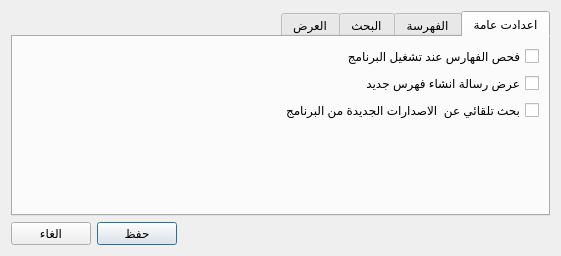
<?xml version="1.0" encoding="UTF-8"?>
<ui version="4.0">
 <class>SettingsDialog</class>
 <widget class="QDialog" name="SettingsDialog">
  <property name="geometry">
   <rect>
    <x>0</x>
    <y>0</y>
    <width>561</width>
    <height>256</height>
   </rect>
  </property>
  <property name="windowTitle">
   <string>اعدادت البحث</string>
  </property>
  <property name="layoutDirection">
   <enum>Qt::RightToLeft</enum>
  </property>
  <property name="locale">
   <locale language="Arabic" country="Morocco"/>
  </property>
  <layout class="QVBoxLayout" name="verticalLayout">
   <item>
    <widget class="QTabWidget" name="tabWidget">
     <property name="currentIndex">
      <number>0</number>
     </property>
     <widget class="QWidget" name="tab">
      <attribute name="title">
       <string>اعدادت عامة</string>
      </attribute>
      <layout class="QVBoxLayout" name="verticalLayout_3">
       <item>
        <widget class="QCheckBox" name="checkScanIndexes">
         <property name="text">
          <string>فحص الفهارس عند تشغيل البرنامج</string>
         </property>
        </widget>
       </item>
       <item>
        <widget class="QCheckBox" name="checkShowNewIndex">
         <property name="text">
          <string>عرض رسالة انشاء فهرس جديد</string>
         </property>
        </widget>
       </item>
       <item>
        <widget class="QCheckBox" name="checkAutoUpdate">
         <property name="text">
          <string>بحث تلقائي عن  الاصدارات الجديدة من البرنامج</string>
         </property>
        </widget>
       </item>
       <item>
        <spacer name="verticalSpacer">
         <property name="orientation">
          <enum>Qt::Vertical</enum>
         </property>
         <property name="sizeHint" stdset="0">
          <size>
           <width>20</width>
           <height>40</height>
          </size>
         </property>
        </spacer>
       </item>
      </layout>
     </widget>
     <widget class="QWidget" name="tab_4">
      <attribute name="title">
       <string>الفهرسة</string>
      </attribute>
      <layout class="QVBoxLayout" name="verticalLayout_7">
       <item>
        <widget class="QGroupBox" name="groupBox_2">
         <property name="layoutDirection">
          <enum>Qt::RightToLeft</enum>
         </property>
         <property name="title">
          <string>خيارات الفهرسة</string>
         </property>
         <layout class="QVBoxLayout" name="verticalLayout_6">
          <item>
           <layout class="QHBoxLayout" name="horizontalLayout_4">
            <item>
             <widget class="QLabel" name="label_4">
              <property name="minimumSize">
               <size>
                <width>130</width>
                <height>0</height>
               </size>
              </property>
              <property name="maximumSize">
               <size>
                <width>130</width>
                <height>16777215</height>
               </size>
              </property>
              <property name="text">
               <string>عدد خطوط الفهرسة:</string>
              </property>
             </widget>
            </item>
            <item>
             <widget class="QSpinBox" name="spinThreadCount">
              <property name="minimumSize">
               <size>
                <width>70</width>
                <height>0</height>
               </size>
              </property>
              <property name="alignment">
               <set>Qt::AlignCenter</set>
              </property>
              <property name="value">
               <number>1</number>
              </property>
             </widget>
            </item>
            <item>
             <spacer name="horizontalSpacer_5">
              <property name="orientation">
               <enum>Qt::Horizontal</enum>
              </property>
              <property name="sizeHint" stdset="0">
               <size>
                <width>40</width>
                <height>20</height>
               </size>
              </property>
             </spacer>
            </item>
           </layout>
          </item>
          <item>
           <layout class="QHBoxLayout" name="horizontalLayout_5">
            <item>
             <widget class="QLabel" name="label_5">
              <property name="minimumSize">
               <size>
                <width>130</width>
                <height>0</height>
               </size>
              </property>
              <property name="text">
               <string>حجم الذاكرة المستخدمة:</string>
              </property>
             </widget>
            </item>
            <item>
             <widget class="QComboBox" name="comboBox">
              <property name="currentIndex">
               <number>-1</number>
              </property>
             </widget>
            </item>
            <item>
             <spacer name="horizontalSpacer_3">
              <property name="orientation">
               <enum>Qt::Horizontal</enum>
              </property>
              <property name="sizeHint" stdset="0">
               <size>
                <width>40</width>
                <height>20</height>
               </size>
              </property>
             </spacer>
            </item>
           </layout>
          </item>
          <item>
           <widget class="QCheckBox" name="checkOptimizeIndex">
            <property name="text">
             <string>ضغط الفهرس عند الانتهاء من الفهرسة</string>
            </property>
            <property name="checked">
             <bool>true</bool>
            </property>
           </widget>
          </item>
         </layout>
        </widget>
       </item>
       <item>
        <spacer name="verticalSpacer_4">
         <property name="orientation">
          <enum>Qt::Vertical</enum>
         </property>
         <property name="sizeHint" stdset="0">
          <size>
           <width>20</width>
           <height>40</height>
          </size>
         </property>
        </spacer>
       </item>
      </layout>
     </widget>
     <widget class="QWidget" name="tab_2">
      <attribute name="title">
       <string>البحث</string>
      </attribute>
      <layout class="QVBoxLayout" name="verticalLayout_2">
       <item>
        <layout class="QHBoxLayout" name="horizontalLayout_2">
         <item>
          <widget class="QLabel" name="label">
           <property name="sizePolicy">
            <sizepolicy hsizetype="Preferred" vsizetype="Preferred">
             <horstretch>0</horstretch>
             <verstretch>0</verstretch>
            </sizepolicy>
           </property>
           <property name="text">
            <string>عدد النتائج في كل صفحة:</string>
           </property>
          </widget>
         </item>
         <item>
          <widget class="QSpinBox" name="spinResultPeerPage">
           <property name="sizePolicy">
            <sizepolicy hsizetype="Maximum" vsizetype="Fixed">
             <horstretch>0</horstretch>
             <verstretch>0</verstretch>
            </sizepolicy>
           </property>
           <property name="minimum">
            <number>1</number>
           </property>
           <property name="maximum">
            <number>1000</number>
           </property>
           <property name="value">
            <number>10</number>
           </property>
          </widget>
         </item>
         <item>
          <spacer name="horizontalSpacer_2">
           <property name="orientation">
            <enum>Qt::Horizontal</enum>
           </property>
           <property name="sizeHint" stdset="0">
            <size>
             <width>40</width>
             <height>20</height>
            </size>
           </property>
          </spacer>
         </item>
        </layout>
       </item>
       <item>
        <widget class="QCheckBox" name="checkOpenNewTab">
         <property name="text">
          <string>فتح نتائج البحث في تبويب جديد</string>
         </property>
        </widget>
       </item>
       <item>
        <widget class="QCheckBox" name="checkSaveSearchOptions">
         <property name="text">
          <string>حفظ خيارات البحث</string>
         </property>
        </widget>
       </item>
       <item>
        <widget class="QCheckBox" name="checkShowSearchTools">
         <property name="text">
          <string>اظهار ازرار البحث</string>
         </property>
        </widget>
       </item>
       <item>
        <spacer name="verticalSpacer_2">
         <property name="orientation">
          <enum>Qt::Vertical</enum>
         </property>
         <property name="sizeHint" stdset="0">
          <size>
           <width>20</width>
           <height>109</height>
          </size>
         </property>
        </spacer>
       </item>
      </layout>
     </widget>
     <widget class="QWidget" name="tab_3">
      <attribute name="title">
       <string>العرض</string>
      </attribute>
      <layout class="QVBoxLayout" name="verticalLayout_5">
       <item>
        <widget class="QGroupBox" name="groupBox">
         <property name="title">
          <string>خط العرض:</string>
         </property>
         <layout class="QVBoxLayout" name="verticalLayout_4">
          <item>
           <layout class="QHBoxLayout" name="horizontalLayout_3">
            <property name="spacing">
             <number>9</number>
            </property>
            <item>
             <widget class="QLabel" name="label_2">
              <property name="sizePolicy">
               <sizepolicy hsizetype="Maximum" vsizetype="Preferred">
                <horstretch>0</horstretch>
                <verstretch>0</verstretch>
               </sizepolicy>
              </property>
              <property name="text">
               <string>نوع الخط:</string>
              </property>
             </widget>
            </item>
            <item>
             <widget class="QFontComboBox" name="fontComboBox"/>
            </item>
            <item>
             <widget class="QLabel" name="label_3">
              <property name="sizePolicy">
               <sizepolicy hsizetype="Maximum" vsizetype="Preferred">
                <horstretch>0</horstretch>
                <verstretch>0</verstretch>
               </sizepolicy>
              </property>
              <property name="text">
               <string>حجم الخط:</string>
              </property>
             </widget>
            </item>
            <item>
             <widget class="QComboBox" name="comboFontSize">
              <property name="sizePolicy">
               <sizepolicy hsizetype="Maximum" vsizetype="Fixed">
                <horstretch>0</horstretch>
                <verstretch>0</verstretch>
               </sizepolicy>
              </property>
              <item>
               <property name="text">
                <string>9</string>
               </property>
              </item>
              <item>
               <property name="text">
                <string>10</string>
               </property>
              </item>
              <item>
               <property name="text">
                <string>11</string>
               </property>
              </item>
              <item>
               <property name="text">
                <string>12</string>
               </property>
              </item>
              <item>
               <property name="text">
                <string>13</string>
               </property>
              </item>
              <item>
               <property name="text">
                <string>14</string>
               </property>
              </item>
              <item>
               <property name="text">
                <string>15</string>
               </property>
              </item>
              <item>
               <property name="text">
                <string>16</string>
               </property>
              </item>
              <item>
               <property name="text">
                <string>17</string>
               </property>
              </item>
              <item>
               <property name="text">
                <string>18</string>
               </property>
              </item>
              <item>
               <property name="text">
                <string>20</string>
               </property>
              </item>
              <item>
               <property name="text">
                <string>22</string>
               </property>
              </item>
              <item>
               <property name="text">
                <string>24</string>
               </property>
              </item>
              <item>
               <property name="text">
                <string>26</string>
               </property>
              </item>
              <item>
               <property name="text">
                <string>28</string>
               </property>
              </item>
              <item>
               <property name="text">
                <string>30</string>
               </property>
              </item>
              <item>
               <property name="text">
                <string>32</string>
               </property>
              </item>
              <item>
               <property name="text">
                <string>34</string>
               </property>
              </item>
              <item>
               <property name="text">
                <string>36</string>
               </property>
              </item>
              <item>
               <property name="text">
                <string>40</string>
               </property>
              </item>
              <item>
               <property name="text">
                <string>44</string>
               </property>
              </item>
              <item>
               <property name="text">
                <string>48</string>
               </property>
              </item>
              <item>
               <property name="text">
                <string>56</string>
               </property>
              </item>
              <item>
               <property name="text">
                <string>64</string>
               </property>
              </item>
              <item>
               <property name="text">
                <string>72</string>
               </property>
              </item>
             </widget>
            </item>
           </layout>
          </item>
         </layout>
        </widget>
       </item>
       <item>
        <widget class="QCheckBox" name="checkShowAllPage">
         <property name="text">
          <string>عرض كامل الصفحة في نتائج البحث</string>
         </property>
        </widget>
       </item>
       <item>
        <widget class="QCheckBox" name="checkHLFirstPage">
         <property name="text">
          <string>تلوين الصفحة الاولى فقط عند استعراض نتيجة ما</string>
         </property>
        </widget>
       </item>
       <item>
        <widget class="QCheckBox" name="checkHighlightWithColor">
         <property name="text">
          <string>تلوبن كلمات البحث بألوان مختلفة</string>
         </property>
        </widget>
       </item>
       <item>
        <spacer name="verticalSpacer_3">
         <property name="orientation">
          <enum>Qt::Vertical</enum>
         </property>
         <property name="sizeHint" stdset="0">
          <size>
           <width>20</width>
           <height>76</height>
          </size>
         </property>
        </spacer>
       </item>
      </layout>
     </widget>
    </widget>
   </item>
   <item>
    <layout class="QHBoxLayout" name="horizontalLayout">
     <item>
      <spacer name="horizontalSpacer">
       <property name="orientation">
        <enum>Qt::Horizontal</enum>
       </property>
       <property name="sizeHint" stdset="0">
        <size>
         <width>40</width>
         <height>20</height>
        </size>
       </property>
      </spacer>
     </item>
     <item>
      <widget class="QPushButton" name="pushSave">
       <property name="text">
        <string>حفظ</string>
       </property>
       <property name="default">
        <bool>true</bool>
       </property>
      </widget>
     </item>
     <item>
      <widget class="QPushButton" name="pushCancel">
       <property name="text">
        <string>الغاء</string>
       </property>
      </widget>
     </item>
    </layout>
   </item>
  </layout>
 </widget>
 <resources/>
 <connections/>
</ui>
